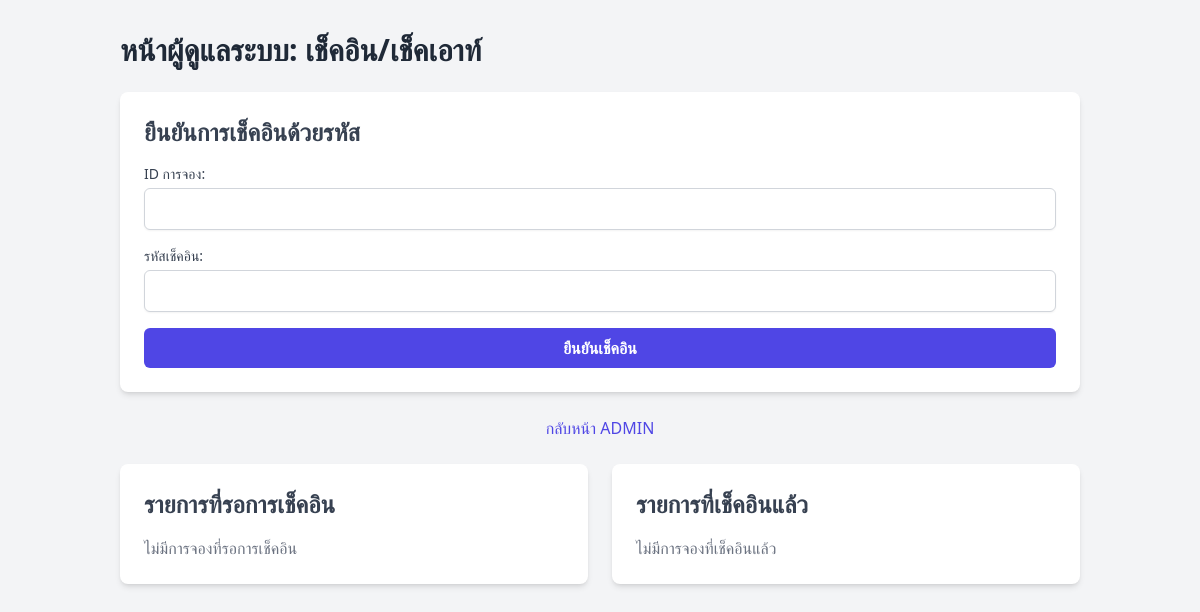
The page /admin_checkin.php (signed in) on the database as committed earlier.
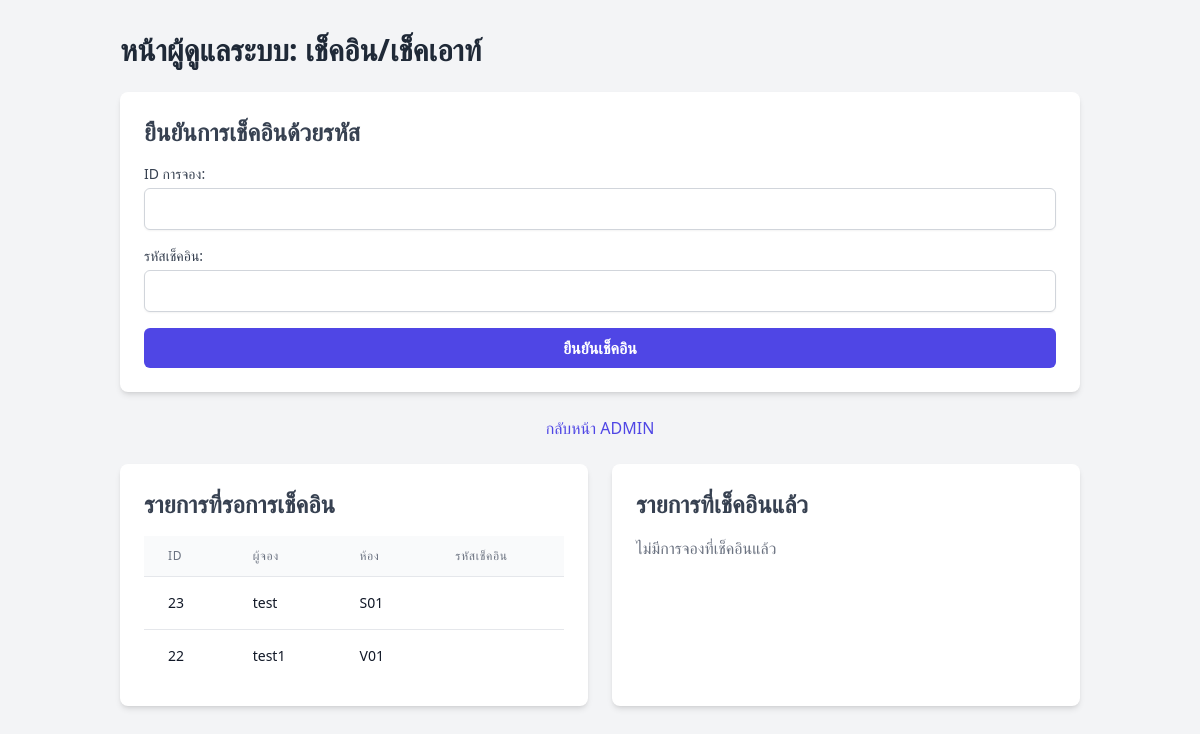
The same page on the database as committed later.
### tables this page shows
CREATE TABLE `reservations` (
  `id` int(11) NOT NULL,
  `customer_id` int(11) NOT NULL,
  `cat_id` int(11) NOT NULL,
  `room_id` int(11) NOT NULL,
  `date_from` date NOT NULL,
  `date_to` date NOT NULL,
  `total_cost` decimal(10,2) NOT NULL DEFAULT 0.00,
  `paid` tinyint(1) NOT NULL DEFAULT 0,
  `status` enum('pending','pending_approval','confirmed','cancelled','completed') NOT NULL DEFAULT 'pending',
  `checkin_code` varchar(10) DEFAULT NULL,
  `check_in` tinyint(1) NOT NULL DEFAULT 0,
  `check_out` tinyint(1) NOT NULL DEFAULT 0
);

CREATE TABLE `users` (
  `id` int(11) NOT NULL,
  `username` varchar(50) NOT NULL,
  `password` varchar(255) NOT NULL,
  `role` enum('user','admin') DEFAULT 'user',
  `phone` varchar(20) DEFAULT NULL,
  `email` varchar(100) DEFAULT NULL,
  `address` text DEFAULT NULL
);

CREATE TABLE `rooms` (
  `id` int(11) NOT NULL,
  `room_number` varchar(50) NOT NULL,
  `room_type` enum('standard','vip') NOT NULL,
  `status` enum('available','occupied','maintenance') NOT NULL DEFAULT 'available'
);

### admin_checkin.php (the view, shortened to what the changed rows need)
<?php
include 'db_connect.php';
$stmt = $conn->prepare("SELECT r.*, c.name as cat_name, u.username as customer_name, ro.room_number FROM reservations r JOIN cats c ON r.cat_id = c.id JOIN users u ON r.customer_id = u.id JOIN rooms ro ON r.room_id = ro.id WHERE r.check_in = 0 AND r.check_out = 0 ORDER BY r.date_from DESC");
$stmt->execute();
$pending_reservations = $stmt->get_result()->fetch_all(MYSQLI_ASSOC);
?>
<!DOCTYPE html>
<html lang="th">
<head>
    <script src="https://cdn.tailwindcss.com"></script>
</head>
<body class="bg-gray-100 font-sans">
    <div class="container mx-auto p-8">
        <h2 class="text-3xl font-bold mb-6 text-gray-800">หน้าผู้ดูแลระบบ: เช็คอิน/เช็คเอาท์</h2>
        <div class="grid grid-cols-1 lg:grid-cols-2 gap-6 mt-6">
            <div class="bg-white p-6 rounded-lg shadow-md">
                <h3 class="text-2xl font-semibold mb-4 text-gray-700">รายการที่รอการเช็คอิน</h3>
                <?php if (!empty($pending_reservations)): ?>
                    <div class="overflow-x-auto">
                        <table class="min-w-full divide-y divide-gray-200">
                            <thead class="bg-gray-50">
                                <tr>
                                    <th scope="col" class="px-6 py-3 text-left text-xs font-medium text-gray-500 uppercase tracking-wider">ID</th>
                                    <th scope="col" class="px-6 py-3 text-left text-xs font-medium text-gray-500 uppercase tracking-wider">ผู้จอง</th>
                                    <th scope="col" class="px-6 py-3 text-left text-xs font-medium text-gray-500 uppercase tracking-wider">ห้อง</th>
                                    <th scope="col" class="px-6 py-3 text-left text-xs font-medium text-gray-500 uppercase tracking-wider">รหัสเช็คอิน</th>
                                </tr>
                            </thead>
                            <tbody class="bg-white divide-y divide-gray-200">
                                <?php foreach ($pending_reservations as $res): ?>
                                <tr>
                                    <td class="px-6 py-4 whitespace-nowrap text-sm text-gray-900"><?php echo htmlspecialchars($res['id']); ?></td>
                                    <td class="px-6 py-4 whitespace-nowrap text-sm text-gray-900"><?php echo htmlspecialchars($res['customer_name']); ?></td>
                                    <td class="px-6 py-4 whitespace-nowrap text-sm text-gray-900"><?php echo htmlspecialchars($res['room_number']); ?></td>
                                    <td class="px-6 py-4 whitespace-nowrap text-sm text-red-600 font-bold"><?php echo htmlspecialchars($res['check_in_code']); ?></td>
                                </tr>
                                <?php endforeach; ?>
                            </tbody>
                        </table>
                    </div>
                <?php else: ?>
                    <p class="text-gray-500">ไม่มีการจองที่รอการเช็คอิน</p>
                <?php endif; ?>
            </div>
        </div>
    </div>
</body>
</html>

Rows that differ between the two databases and show on the page:
added reservations: id "23", customer.username "test", room.room_number "S01"
now on this page (row edited): reservations: id "22", customer.username "test1", room.room_number "V01"
Other text that changed with them:
text no longer shown: "ไม่มีการจองที่รอการเช็คอิน"
text now shown: "ID ผู้จอง ห้อง รหัสเช็คอิน"
